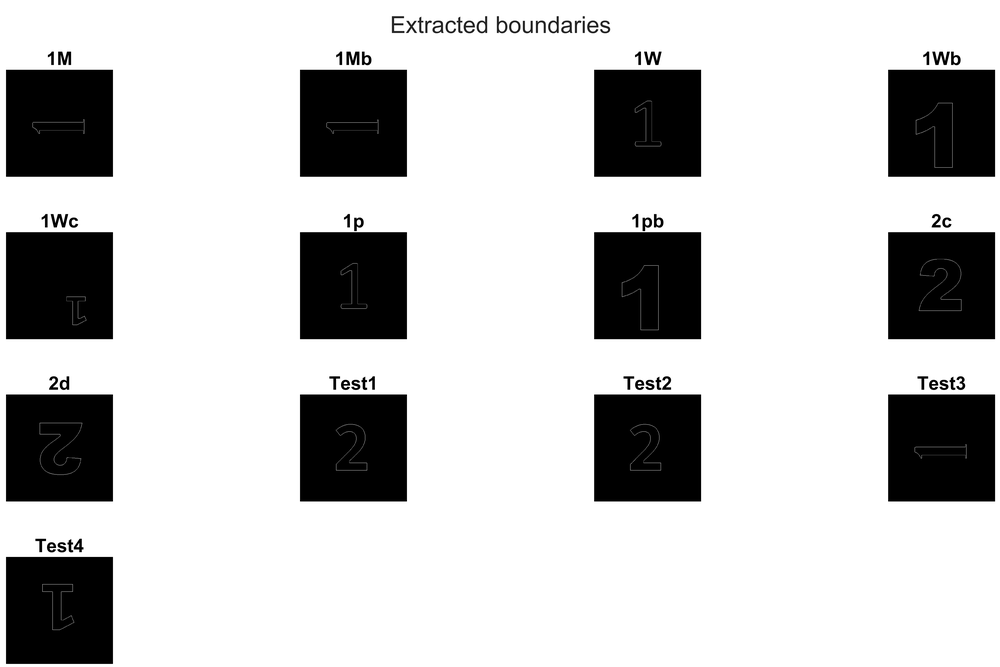
%> input picture bounds.png, 1000 x 667 px, shrunk from 7126 x 4751 before the run
$ octave --eval "result = segment_element(imread('bounds.png'));"   (GNU Octave 9; MATLAB toolbox functions it lacks are replaced by stand-ins)
%> lines starting %> are read from the running program, lines starting %| are printed output that depends on the picture; in (x1, y1, x2, y2) boxes, pixels count from 0 and x2, y2 are one past the last pixel; in counts of white or black regions, pixels touching at a corner belong together; the program's own positions count from 1
function [mask, bound] = segment_element(img)
    %{
        Computes mask and boundary of the image that is inserted.

        IN: image matrix
        OUT: logical mask matrix, logical boundary matrix
    %}

    curr = imclose(img, ones(5));

    % Otsu
    thr = graythresh(curr);
%> thr = 0.502
    curr = curr > thr;
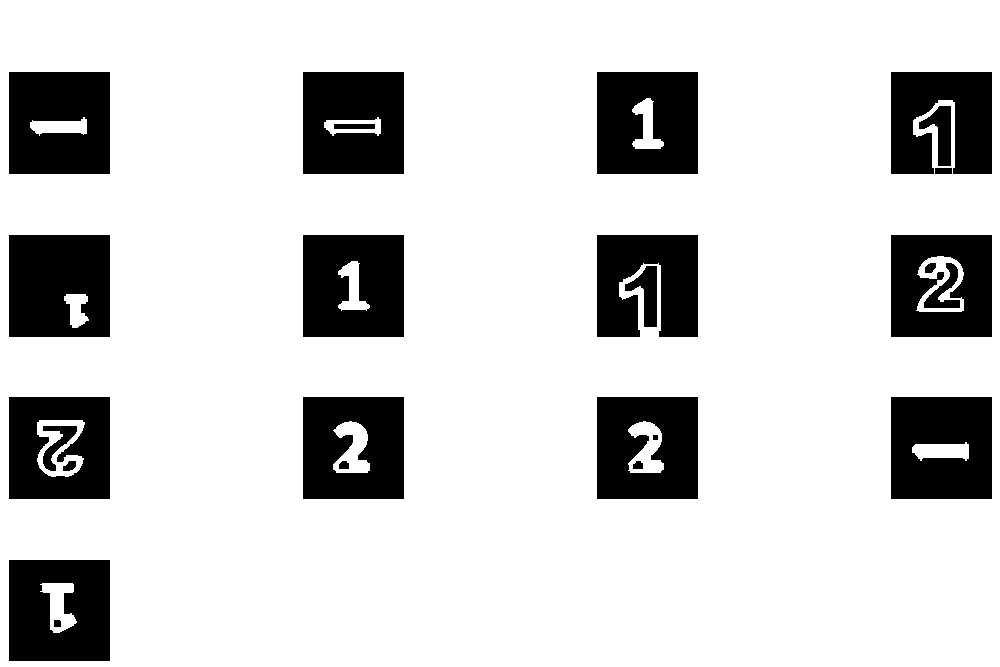
%> curr: size 667x1000x3 logical; 81.7% white; 25 black regions, largest, box (x1, y1, x2, y2) and area: (9, 235, 110, 337) 9764, (9, 72, 110, 174) 9604, (303, 72, 404, 174) 9554

    curr = imclose(curr, ones(7));
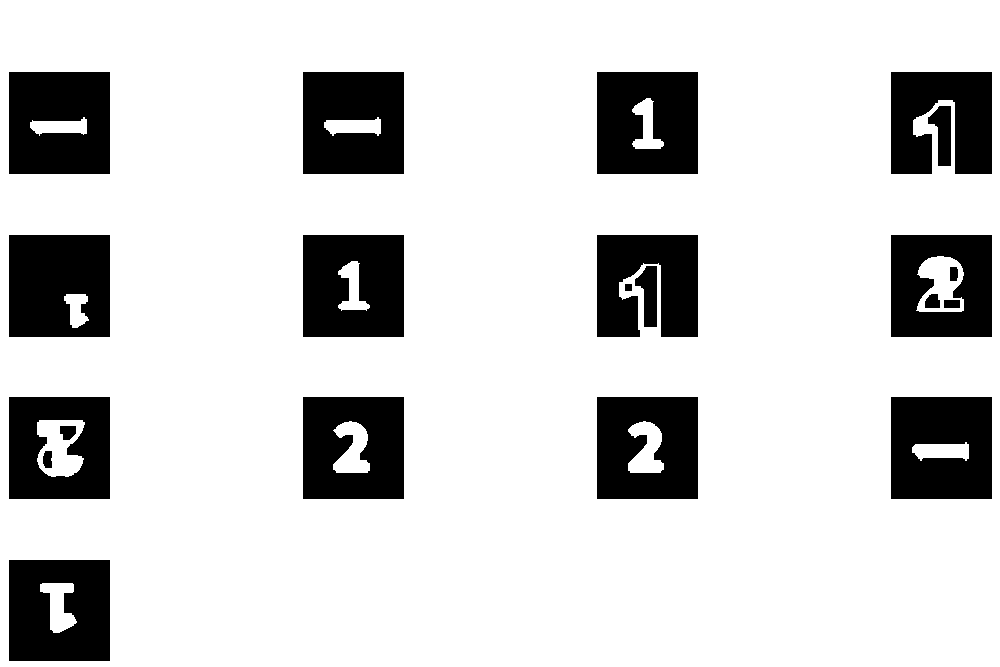
%> curr: size 667x1000x3 logical; 82% white; 21 black regions, largest, box (x1, y1, x2, y2) and area: (9, 235, 110, 337) 9764, (9, 72, 110, 174) 9604, (303, 72, 404, 174) 9554

    element = -ones(3);
    element(2,2) = 1;
    hits = bwhitmiss(curr, element);
%> hits: size 667x1000x3 logical; every value is 0

    mask = xor(curr, hits);
    bound = bwmorph(mask, 'remove');
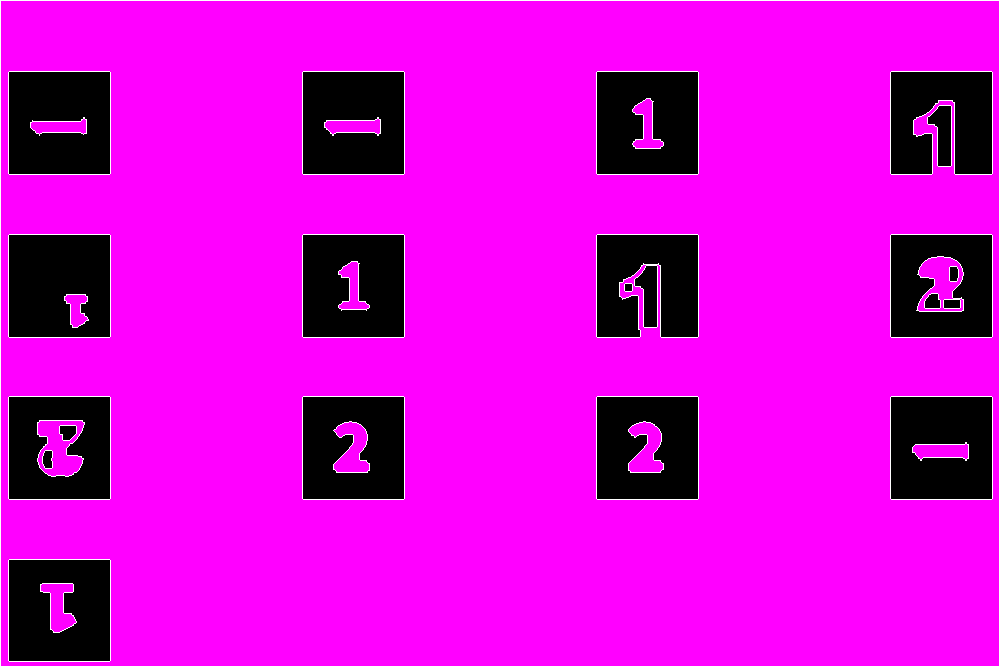
%> bound: size 667x1000x3 logical; mean R, G, B 0.82, 0.0169, 0.82
end
